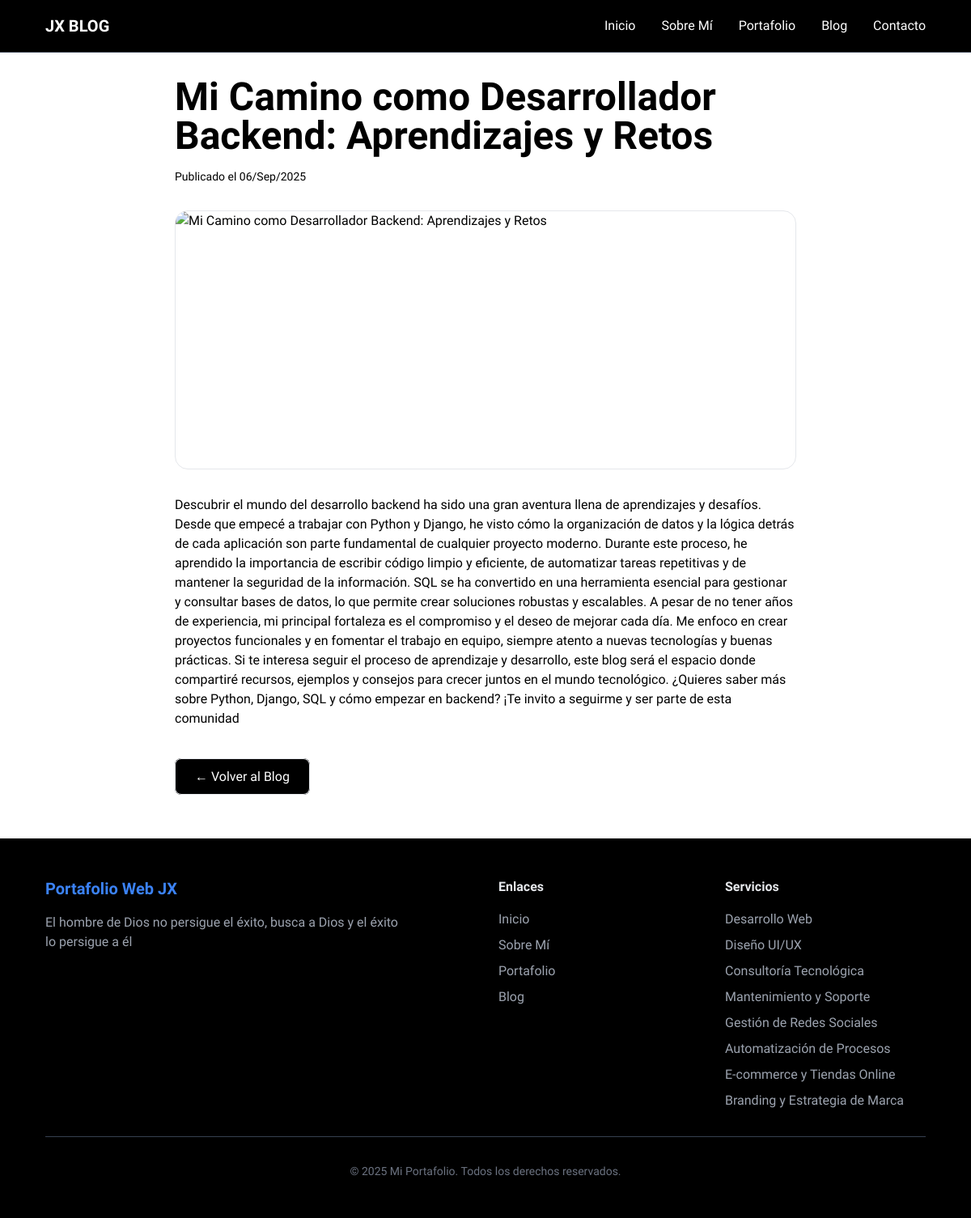
The app's page /blog/Post/7 with its own data.
### blog/models.py (models this page shows, shortened)
class Post(models.Model):
    titulo = models.CharField(max_length=200)
    slug = models.SlugField(unique=True, blank=True)
    contenido  = models.TextField()
    imagen = CloudinaryField('image', folder='blog', blank=True, null=True)
    creado = models.DateTimeField(default=timezone.now)
    actualizado = models.DateTimeField(auto_now=True)
    publicado =  models.BooleanField(default=True)
    id_categoria = models.ForeignKey(Categoria, on_delete=models.CASCADE)

### blog/views.py (the view)
# urls.py: path('Post/<int:id>' , views.detallePost , name='detallePost'),
def detallePost(request, id):
    post = get_object_or_404(Post, id=id)
    return render(request, 'blog/detalle.html', {'post': post})

### blog/templates/blog/detalle.html
{% extends "home.html" %}
{% block content %}
<section id="post-detail" class="pt-24 pb-16 px-4 sm:px-6 lg:px-8 bg-White text-black">
  <div class="max-w-3xl mx-auto">
    <h1 class="text-4xl md:text-5xl font-bold text-black  mb-4">
      {{ post.titulo }}
    </h1>
    <p class="text-black  text-sm mb-8">
      Publicado el {{ post.creado |date:"d/M/Y" }}
    </p>
    {% if post.imagen %}
      <img src="{{ post.imagen.url }}"
           alt="{{ post.titulo }}"
           class="w-full h-80 object-cover rounded-2xl mb-8 border border-border ">
    {% endif %}
    <div class="prose prose-invert max-w-none text-black-300">
      {{ post.contenido|safe }}
    </div>
    <div class="mt-12">
      <a href="{% url 'listaPost' %}"
         class="border border-border px-6 py-3 rounded-lg font-medium hover:bg-muted transition-colors text-white bg-black">
        ← Volver al Blog
      </a>
    </div>
  </div>
</section>
{% endblock content %}

### templates/home.html (shortened to what this page needs)
{%  load static %}
<!DOCTYPE html>
<html lang="en" class='h-full'>
<head>
    <script src="https://cdn.tailwindcss.com"></script>
</head>
<body class="bg-background text-foreground font-body h-full flex flex-col">
{% include "includes/nav.html" %}
{% block content %}
{% endblock %}
{% include "includes/footer.html" %}
</body>
</html>

### templates/includes/nav.html (shortened to what this page needs)
<nav class="fixed top-0 w-full bg-black text-white border-b border-gray-700 z-50">
    <div class="max-w-6xl mx-auto px-4 sm:px-6 lg:px-8">
        <div class="flex justify-between items-center h-16">
            <div class="font-heading font-bold text-xl text-white">
                {% if request.resolver_match.url_name == 'listaPost' or request.resolver_match.url_name == 'detallePost' %}
                    JX BLOG
                {% else %}
                    JX PORTAFOLIO
                {% endif %}
            </div>
            <div class="hidden md:flex space-x-8">
                <a href="{% url 'home' %}#incio" class="hover:text-gray-300 transition-colors">Inicio</a>
                <a href="{% url 'home' %}#sobre-mi" class="hover:text-gray-300 transition-colors">Sobre Mí</a>
                <a href="{% url 'home' %}#portafolio" class="hover:text-gray-300 transition-colors">Portafolio</a>
                <a href="{% url 'listaPost' %}" class="hover:text-gray-300 transition-colors">Blog</a>
                <a href="{% url 'home' %}#contacto" class="hover:text-gray-300 transition-colors">Contacto</a>
            </div>
        </div>
    </div>
</nav>

### templates/includes/footer.html
<footer class="bg-black text-gray-400 mt-auto">
    <div class="max-w-6xl mx-auto px-4 sm:px-6 lg:px-8 py-12">
        <div class="grid md:grid-cols-4 gap-8">
            <div class="md:col-span-2">
                <div class="font-heading font-bold text-xl text-blue-500 mb-4">
                    Portafolio Web JX
                </div>
                <p class="text-gray-400 mb-4 max-w-md">
                    El hombre de Dios no persigue el éxito, busca a Dios y el éxito lo persigue a él
                </p>
                <div class="flex gap-4">
                    <a href="https://twitter.com/tu_usuario" target="_blank" class="text-gray-400 hover:text-blue-500 transition-colors">
                      <svg class="w-5 h-5" fill="currentColor" viewBox="0 0 24 24"></svg>
                    </a>
                    <a href="https://linkedin.com/in/tu_usuario" target="_blank" class="text-gray-400 hover:text-blue-500 transition-colors">
                      <svg class="w-5 h-5" fill="currentColor" viewBox="0 0 24 24"></svg>
                    </a>
                    <a href="https://github.com/tu_usuario" target="_blank" class="text-gray-400 hover:text-blue-500 transition-colors">
                      <svg class="w-5 h-5" fill="currentColor" viewBox="0 0 24 24"></svg>
                    </a>
                </div>
            </div>
            <div>
                <h3 class="font-heading font-semibold text-gray-200 mb-4">Enlaces</h3>
                <ul class="space-y-2">
                    <li><a href="#inicio" class="text-gray-400 hover:text-blue-500 transition-colors">Inicio</a></li>
                    <li><a href="#sobre-mi" class="text-gray-400 hover:text-blue-500 transition-colors">Sobre Mí</a></li>
                    <li><a href="#portafolio" class="text-gray-400 hover:text-blue-500 transition-colors">Portafolio</a></li>
                    <li><a href="#blog" class="text-gray-400 hover:text-blue-500 transition-colors">Blog</a></li>
                </ul>
            </div>
            <div>
                <h3 class="font-heading font-semibold text-gray-200 mb-4">Servicios</h3>
    <ul class="space-y-2">
        <li><span class="text-gray-400">Desarrollo Web</span></li>
        <li><span class="text-gray-400">Diseño UI/UX</span></li>
        <li><span class="text-gray-400">Consultoría Tecnológica</span></li>
        <li><span class="text-gray-400">Mantenimiento y Soporte</span></li>
        <li><span class="text-gray-400">Gestión de Redes Sociales</span></li>
        <li><span class="text-gray-400">Automatización de Procesos</span></li>
        <li><span class="text-gray-400">E-commerce y Tiendas Online</span></li>
        <li><span class="text-gray-400">Branding y Estrategia de Marca</span></li>
    </ul>
            </div>
        </div>
        <div class="border-t border-gray-700 mt-8 pt-8 text-center">
            <p class="text-sm text-gray-500">
                © 2025 Mi Portafolio. Todos los derechos reservados.
            </p>
        </div>
    </div>
</footer>

### templates/home.html (style rules this page uses)
.font-heading { font-family: 'Work Sans', sans-serif; }
.font-body { font-family: 'Open Sans', sans-serif; }

### records on screen
Post: titulo "Mi Camino como Desarrollador Backend: Aprendizajes y Retos", creado "06/Sep/2025", contenido "Descubrir el mundo del desarrollo backend ha sido una gran aventura llena de aprendizajes y desafíos. Desde que empecé a trabajar con Python y Django, he visto cómo la organización de datos y la lógica detrás de cada aplicación son parte fundamental de cualquier proyecto moderno. Durante este proceso, he aprendido la importancia de escribir código limpio y eficiente, de automatizar tareas repetitivas y de mantener la seguridad de la información. SQL se ha convertido en una herramienta esencial para gestionar y consultar bases de datos, lo que permite crear soluciones robustas y escalables. A pesar de no tener años de experiencia, mi principal fortaleza es el compromiso y el deseo de mejorar…"
